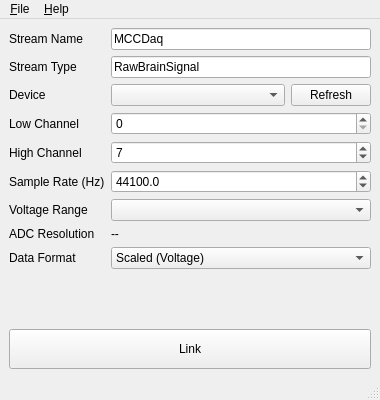
<?xml version="1.0" encoding="UTF-8"?>
<ui version="4.0">
 <class>MainWindow</class>
 <widget class="QMainWindow" name="MainWindow">
  <property name="windowTitle">
   <string>MCCOutlet</string>
  </property>
  <property name="minimumSize">
   <size>
    <width>380</width>
    <height>400</height>
   </size>
  </property>
  <widget class="QWidget" name="centralWidget">
   <layout class="QVBoxLayout" name="verticalLayout">
    <item>
     <layout class="QFormLayout" name="formLayout">
      <item row="0" column="0">
       <widget class="QLabel" name="label_name">
        <property name="text">
         <string>Stream Name</string>
        </property>
       </widget>
      </item>
      <item row="0" column="1">
       <widget class="QLineEdit" name="input_name">
        <property name="text">
         <string>MCCDaq</string>
        </property>
       </widget>
      </item>
      <item row="1" column="0">
       <widget class="QLabel" name="label_type">
        <property name="text">
         <string>Stream Type</string>
        </property>
       </widget>
      </item>
      <item row="1" column="1">
       <widget class="QLineEdit" name="input_type">
        <property name="text">
         <string>RawBrainSignal</string>
        </property>
       </widget>
      </item>
      <item row="2" column="0">
       <widget class="QLabel" name="label_device">
        <property name="text">
         <string>Device</string>
        </property>
       </widget>
      </item>
      <item row="2" column="1">
       <layout class="QHBoxLayout" name="deviceLayout">
        <item>
         <widget class="QComboBox" name="input_device">
          <property name="sizePolicy">
           <sizepolicy hsizetype="Expanding" vsizetype="Fixed">
            <horstretch>1</horstretch>
            <verstretch>0</verstretch>
           </sizepolicy>
          </property>
         </widget>
        </item>
        <item>
         <widget class="QPushButton" name="refreshDevicesButton">
          <property name="text">
           <string>Refresh</string>
          </property>
          <property name="maximumSize">
           <size>
            <width>80</width>
            <height>16777215</height>
           </size>
          </property>
         </widget>
        </item>
       </layout>
      </item>
      <item row="3" column="0">
       <widget class="QLabel" name="label_low_chan">
        <property name="text">
         <string>Low Channel</string>
        </property>
       </widget>
      </item>
      <item row="3" column="1">
       <widget class="QSpinBox" name="input_low_chan">
        <property name="minimum">
         <number>0</number>
        </property>
        <property name="maximum">
         <number>127</number>
        </property>
        <property name="value">
         <number>0</number>
        </property>
       </widget>
      </item>
      <item row="4" column="0">
       <widget class="QLabel" name="label_high_chan">
        <property name="text">
         <string>High Channel</string>
        </property>
       </widget>
      </item>
      <item row="4" column="1">
       <widget class="QSpinBox" name="input_high_chan">
        <property name="minimum">
         <number>0</number>
        </property>
        <property name="maximum">
         <number>127</number>
        </property>
        <property name="value">
         <number>7</number>
        </property>
       </widget>
      </item>
      <item row="5" column="0">
       <widget class="QLabel" name="label_srate">
        <property name="text">
         <string>Sample Rate (Hz)</string>
        </property>
       </widget>
      </item>
      <item row="5" column="1">
       <widget class="QDoubleSpinBox" name="input_srate">
        <property name="decimals">
         <number>1</number>
        </property>
        <property name="minimum">
         <double>1.000000000000000</double>
        </property>
        <property name="maximum">
         <double>500000.000000000000000</double>
        </property>
        <property name="value">
         <double>44100.000000000000000</double>
        </property>
       </widget>
      </item>
      <item row="6" column="0">
       <widget class="QLabel" name="label_range">
        <property name="text">
         <string>Voltage Range</string>
        </property>
       </widget>
      </item>
      <item row="6" column="1">
       <widget class="QComboBox" name="input_range"/>
      </item>
      <item row="7" column="0">
       <widget class="QLabel" name="label_resolution">
        <property name="text">
         <string>ADC Resolution</string>
        </property>
       </widget>
      </item>
      <item row="7" column="1">
       <widget class="QLabel" name="label_resolution_value">
        <property name="text">
         <string>--</string>
        </property>
       </widget>
      </item>
      <item row="8" column="0">
       <widget class="QLabel" name="label_data_format">
        <property name="text">
         <string>Data Format</string>
        </property>
       </widget>
      </item>
      <item row="8" column="1">
       <widget class="QComboBox" name="input_data_format">
        <item>
         <property name="text">
          <string>Scaled (Voltage)</string>
         </property>
        </item>
        <item>
         <property name="text">
          <string>Raw (Integer)</string>
         </property>
        </item>
       </widget>
      </item>
     </layout>
    </item>
    <item>
     <spacer name="verticalSpacer">
      <property name="orientation">
       <enum>Qt::Orientation::Vertical</enum>
      </property>
      <property name="sizeHint" stdset="0">
       <size>
        <width>20</width>
        <height>40</height>
       </size>
      </property>
     </spacer>
    </item>
    <item>
     <widget class="QPushButton" name="linkButton">
      <property name="sizePolicy">
       <sizepolicy hsizetype="Expanding" vsizetype="Fixed">
        <horstretch>0</horstretch>
        <verstretch>0</verstretch>
       </sizepolicy>
      </property>
      <property name="minimumSize">
       <size>
        <width>0</width>
        <height>40</height>
       </size>
      </property>
      <property name="text">
       <string>Link</string>
      </property>
     </widget>
    </item>
   </layout>
  </widget>
  <widget class="QMenuBar" name="menuBar">
   <widget class="QMenu" name="menuFile">
    <property name="title">
     <string>&amp;File</string>
    </property>
    <addaction name="actionLoad_Configuration"/>
    <addaction name="actionSave_Configuration"/>
    <addaction name="separator"/>
    <addaction name="actionQuit"/>
   </widget>
   <widget class="QMenu" name="menuHelp">
    <property name="title">
     <string>&amp;Help</string>
    </property>
    <addaction name="actionAbout"/>
   </widget>
   <addaction name="menuFile"/>
   <addaction name="menuHelp"/>
  </widget>
  <widget class="QStatusBar" name="statusbar"/>
  <action name="actionLoad_Configuration">
   <property name="text">
    <string>&amp;Load Configuration...</string>
   </property>
   <property name="shortcut">
    <string>Ctrl+L</string>
   </property>
  </action>
  <action name="actionSave_Configuration">
   <property name="text">
    <string>&amp;Save Configuration...</string>
   </property>
   <property name="shortcut">
    <string>Ctrl+S</string>
   </property>
  </action>
  <action name="actionQuit">
   <property name="text">
    <string>&amp;Quit</string>
   </property>
   <property name="shortcut">
    <string>Ctrl+Q</string>
   </property>
  </action>
  <action name="actionAbout">
   <property name="text">
    <string>&amp;About...</string>
   </property>
  </action>
 </widget>
 <resources/>
 <connections/>
</ui>
